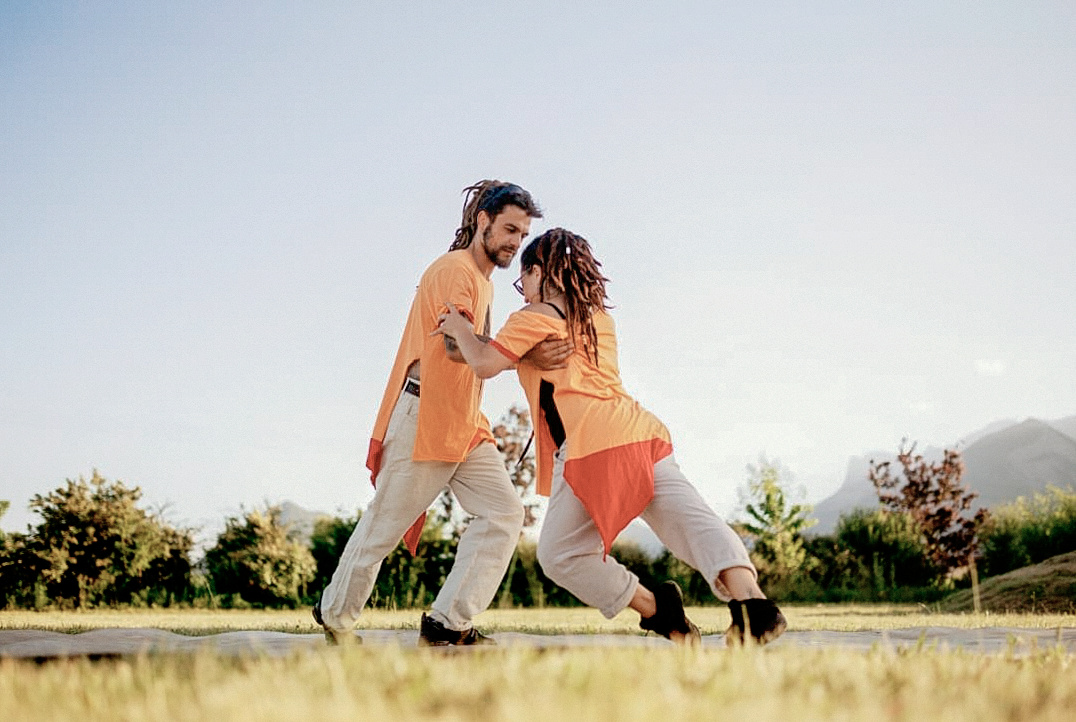
#> input picture assets/images/originals/a-hero-couple-danse-prairie.jpg, 1076 x 722 px, found by its file name; its folder holds 5 pictures in this run
$ python images.py
#> lines starting #> are read from the running program, lines starting #| are printed output that depends on the picture
import sys, json
from PIL import Image, ImageFilter, ImageEnhance, ImageOps
import numpy as np
SRC='assets/images/originals/'; OUT='assets/images/optimized/'
def arr(im): return np.asarray(im).astype(np.float32)/255
def img(a): return Image.fromarray((np.clip(a,0,1)*255+0.5).astype(np.uint8))
def lift_shadows(im, amt):
    a=arr(im); L=a.mean(2,keepdims=True)
    boost=amt*(1-L)**2.2   # mostly affects darks
    return img(a+boost*(1-a)*0.9)
def ctrl_highlights(im, amt):
    a=arr(im); L=a.mean(2,keepdims=True)
    return img(a-amt*(L**4)*a*0.5)
def warm(im, r=1.0,g=1.0,b=1.0):
    a=arr(im); a[...,0]*=r; a[...,1]*=g; a[...,2]*=b; return img(a)
def soft_contrast(im, f): return ImageEnhance.Contrast(im).enhance(f)
def sat(im,f): return ImageEnhance.Color(im).enhance(f)
def local(im, pct=12, r=30): return im.filter(ImageFilter.UnsharpMask(radius=r, percent=pct, threshold=2))
def common(im):
    # very subtle shared grade: warm whites, basalt shadows
    a=arr(im); L=a.mean(2,keepdims=True)
    hi=np.clip((L-0.6)/0.4,0,1); lo=np.clip((0.35-L)/0.35,0,1)
    a=a+hi*np.array([0.012,0.006,-0.008])+lo*np.array([-0.004,0.0,0.006])
    return img(a)
manifest={}
def export(im, name, widths, q=(60,78,80)):
    im=im.convert('RGB'); W,H=im.size; out=[]
    for w in widths:
        if w>W: continue
        h=round(H*w/W); r=im.resize((w,h),Image.LANCZOS)
        base=f'{OUT}{name}-{w}'
        r.save(base+'.avif',quality=q[0]); r.save(base+'.webp',quality=q[1],method=6); r.save(base+'.jpg',quality=q[2],optimize=True,progressive=True)
        out.append(w)
    manifest[name]={'widths':out,'ratio':[W,H]}
def crop_ratio(im, rw, rh, cx=None, cy=None, box=None):
    if box: return im.crop(box)
    W,H=im.size
    if W/H>rw/rh: nw=round(H*rw/rh); x=(W-nw)//2 if cx is None else max(0,min(W-nw,cx-nw//2)); return im.crop((x,0,x+nw,H))
    nh=round(W*rh/rw); y=(H-nh)//2 if cy is None else max(0,min(H-nh,cy-nh//2)); return im.crop((0,y,W,y+nh))
O=lambda f: Image.open(SRC+f).convert('RGB')
#> further down, a is the input picture: PIL image 1076x722 RGB; mean R, G, B 192.8, 187.4, 176.8
#> after the loop in export, `for w in widths:`: out = [768, 1076]
#> call 2 of export, with name = 'hero-danse-a-deux-4x5', q = (60, 78, 80)
#> in export (call 2), `im = im.convert('RGB')`:
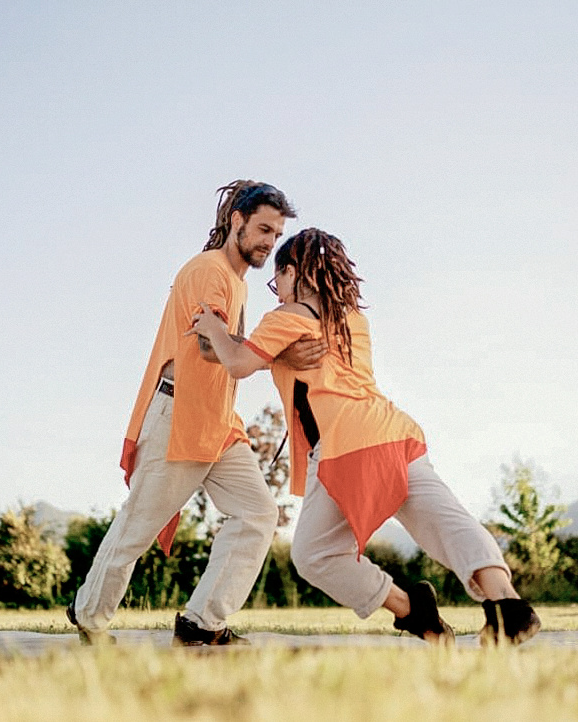
#> im: PIL image 578x722 RGB; mean R, G, B 197.3, 187.3, 174.4
#> after the loop in export (call 2), `for w in widths:`: out = [480, 578]
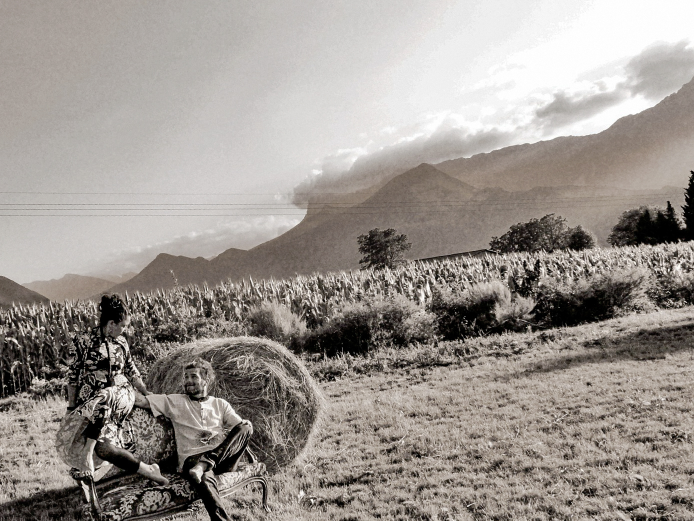
#> input picture assets/images/originals/b-archive-nb-canape-champ.jpg, 1388 x 1041 px, found by its file name (shown at 1/2 size)
#> further down, b is the input picture: PIL image 1388x1041 RGB; mean R, G, B 155.8, 149.2, 143.8
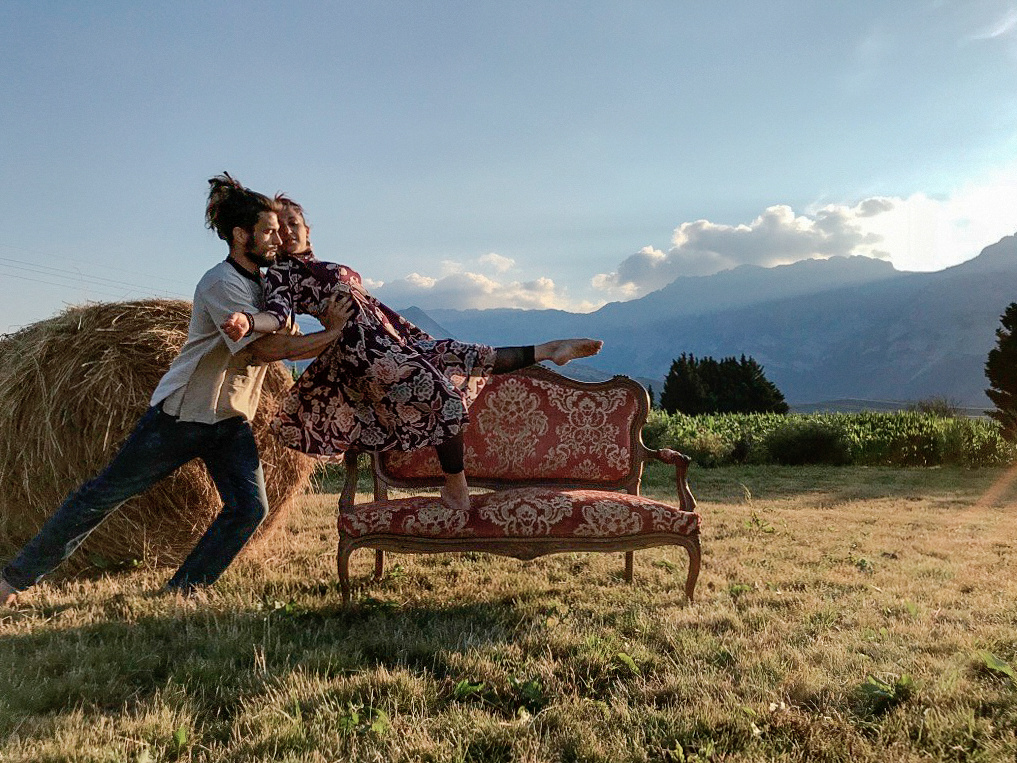
#> input picture assets/images/originals/c-danse-canape-paysage.jpg, 1017 x 763 px, found by its file name
#> further down, c is the input picture: PIL image 1017x763 RGB; mean R, G, B 122, 122.1, 114.5
#> call 4 of export, with name = 'danse-canape-paysage', q = (60, 78, 80)
#> in export (call 4), `im = im.convert('RGB')`:
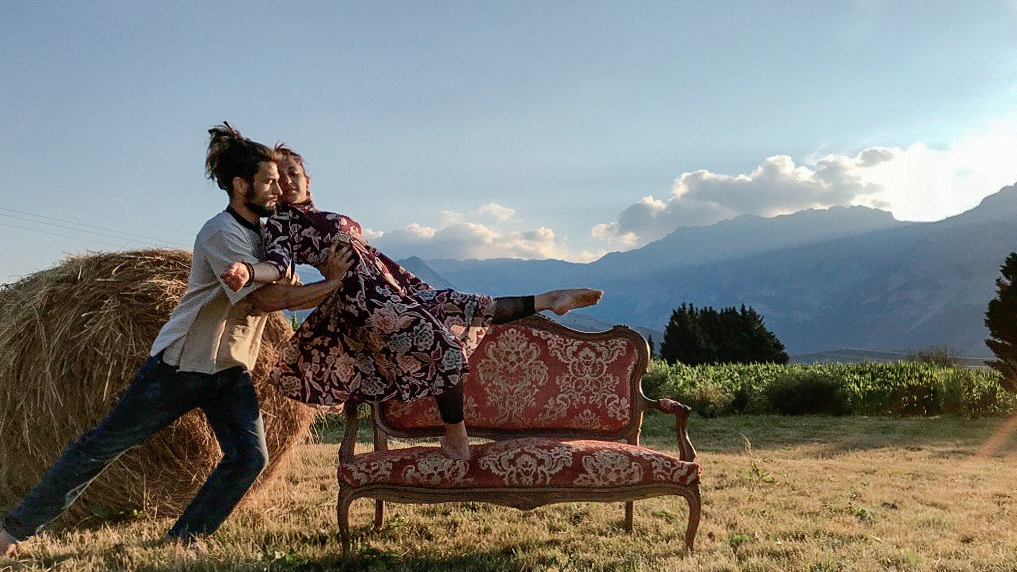
#> im: PIL image 1017x572 RGB; mean R, G, B 124.5, 125.6, 122.1
#> after the loop in export (call 4), `for w in widths:`: out = [480, 800, 1017]
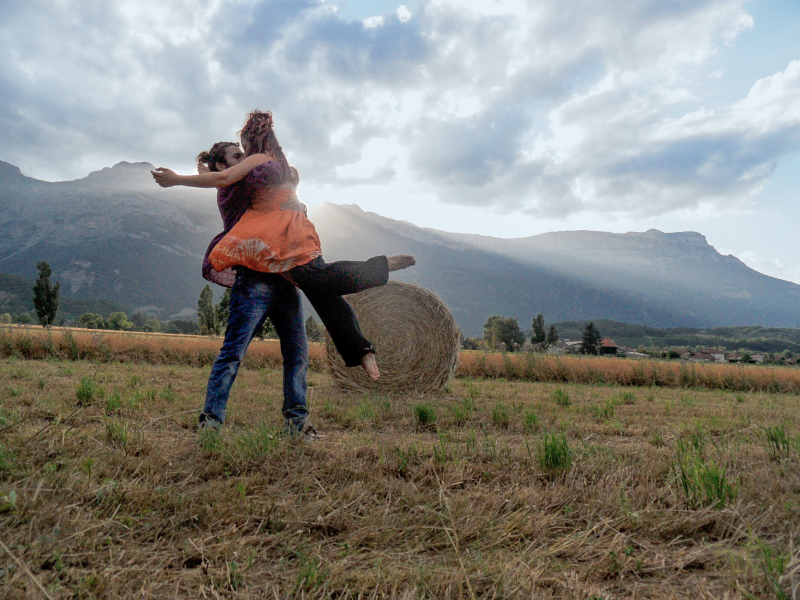
#> input picture assets/images/originals/d-mouvement-sous-le-ciel.jpg, 1600 x 1200 px, found by its file name (shown at 1/2 size)
# A hero
a=O('a-hero-couple-danse-prairie.jpg')
# version retouchée fournie par la propriétaire (11-11) : optimisation seule
export(a.crop((0,117,1076,722)),'hero-danse-a-deux-16x9',[768,1076])
export(a.crop((246,0,824,722)),'hero-danse-a-deux-4x5',[480,578])
# B BW
b=O('b-archive-nb-canape-champ.jpg')  # version retouchée fournie (sépia N&B)
export(b,'parcours-noir-et-blanc',[480,800,1200])
# C
c=O('c-danse-canape-paysage.jpg')
export(c.crop((0,50,1017,622)),'danse-canape-paysage',[480,800,1017])
# D
d=O('d-mouvement-sous-le-ciel.jpg')
#> d is the input picture: PIL image 1600x1200 RGB; mean R, G, B 132, 131.8, 126.3
export(d.crop((0,150,1600,950)),'mouvement-sous-le-ciel-2x1',[768,1280,1600])
#> the loop in export (call 5), `for w in widths:` made 3 passes
#> pass 1, in export (call 5), `r = im.resize((w, h), Image.LANCZOS)`:
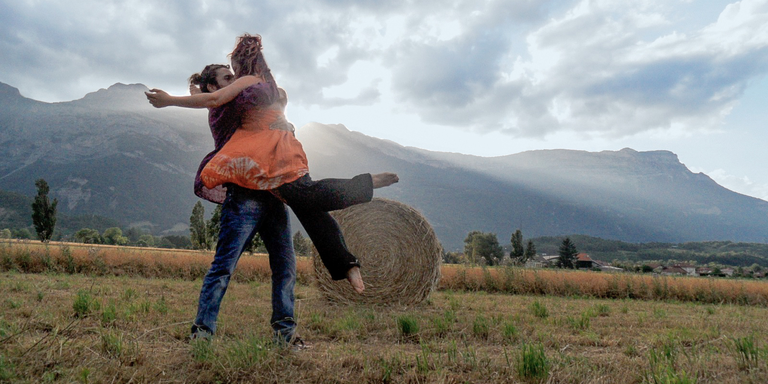
#> r: PIL image 768x384 RGB; mean R, G, B 133, 134.2, 130.5
#> after the loop in export (call 5), `for w in widths:`: out = [768, 1280, 1600]
export(d.crop((120,0,1080,1200)),'mouvement-sous-le-ciel-4x5',[480,800])
#> the loop in export (call 6), `for w in widths:` made 2 passes
#> pass 1, in export (call 6), `r = im.resize((w, h), Image.LANCZOS)`:
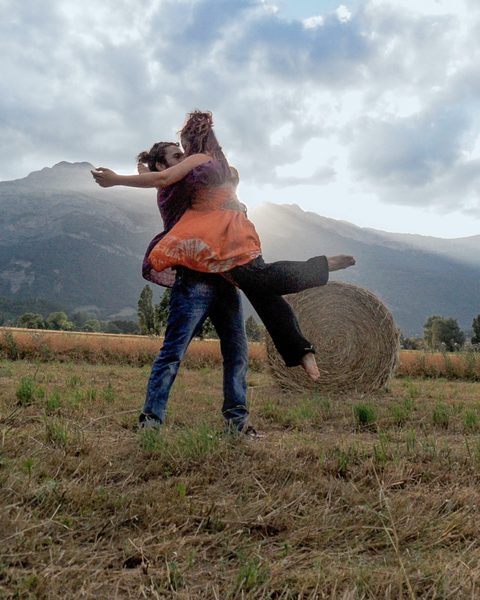
#> r: PIL image 480x600 RGB; mean R, G, B 128.7, 126, 119.8
#> after the loop in export (call 6), `for w in widths:`: out = [480, 800]
# E
#> (the run stopped early here; a loop or call above may not have finished)
